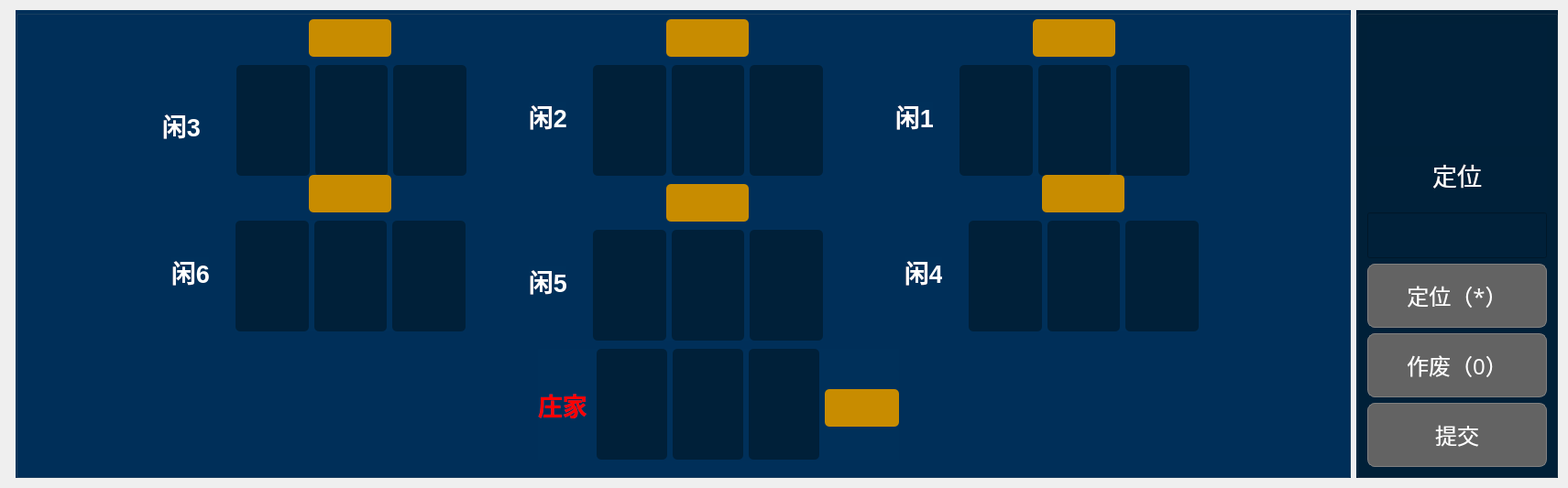
   <widget class="QWidget" name="layoutWidget">
    <property name="geometry">
     <rect>
      <x>20</x>
      <y>560</y>
      <width>1711</width>
      <height>513</height>
     </rect>
    </property>
    <layout class="QHBoxLayout" name="horizontalLayout_19">
     <item>
      <widget class="QLineEdit" name="lineEdit">
       <property name="maximumSize">
        <size>
         <width>0</width>
         <height>0</height>
        </size>
       </property>
       <property name="cursor">
        <cursorShape>BlankCursor</cursorShape>
       </property>
      </widget>
     </item>
     <item>
      <widget class="QGroupBox" name="groupBox_4">
       <property name="enabled">
        <bool>true</bool>
       </property>
       <property name="minimumSize">
        <size>
         <width>1340</width>
         <height>511</height>
        </size>
       </property>
       <property name="maximumSize">
        <size>
         <width>1481</width>
         <height>511</height>
        </size>
       </property>
       <property name="font">
        <font>
         <pointsize>22</pointsize>
        </font>
       </property>
       <property name="styleSheet">
        <string notr="true">background-color: rgb(0, 48, 90);</string>
       </property>
       <property name="title">
        <string/>
       </property>
       <widget class="QLabel" name="xian3_result">
        <property name="geometry">
         <rect>
          <x>320</x>
          <y>10</y>
          <width>90</width>
          <height>41</height>
         </rect>
        </property>
        <property name="minimumSize">
         <size>
          <width>81</width>
          <height>41</height>
         </size>
        </property>
        <property name="maximumSize">
         <size>
          <width>120</width>
          <height>60</height>
         </size>
        </property>
        <property name="font">
         <font>
          <pointsize>22</pointsize>
         </font>
        </property>
        <property name="styleSheet">
         <string notr="true">border-radius:5px;
background-color: rgb(200, 140, 0);</string>
        </property>
        <property name="text">
         <string/>
        </property>
        <property name="alignment">
         <set>Qt::AlignCenter</set>
        </property>
       </widget>
       <widget class="QLabel" name="xian2_result">
        <property name="geometry">
         <rect>
          <x>710</x>
          <y>10</y>
          <width>90</width>
          <height>41</height>
         </rect>
        </property>
        <property name="font">
         <font>
          <pointsize>22</pointsize>
         </font>
        </property>
        <property name="styleSheet">
         <string notr="true">border-radius:5px;
background-color: rgb(200, 140, 0);</string>
        </property>
        <property name="text">
         <string/>
        </property>
        <property name="alignment">
         <set>Qt::AlignCenter</set>
        </property>
       </widget>
       <widget class="QWidget" name="layoutWidget_2">
        <property name="geometry">
         <rect>
          <x>630</x>
          <y>60</y>
          <width>251</width>
          <height>121</height>
         </rect>
        </property>
        <layout class="QHBoxLayout" name="horizontalLayout_8">
         <item>
          <widget class="QLabel" name="two_three_pic">
           <property name="minimumSize">
            <size>
             <width>67</width>
             <height>99</height>
            </size>
           </property>
           <property name="styleSheet">
            <string notr="true">border-radius:5px;
background-color: rgb(0, 32, 57);</string>
           </property>
           <property name="text">
            <string/>
           </property>
          </widget>
         </item>
         <item>
          <widget class="QLabel" name="two_two_pic">
           <property name="minimumSize">
            <size>
             <width>67</width>
             <height>99</height>
            </size>
           </property>
           <property name="styleSheet">
            <string notr="true">border-radius:5px;
background-color: rgb(0, 32, 57);</string>
           </property>
           <property name="text">
            <string/>
           </property>
          </widget>
         </item>
         <item>
          <widget class="QLabel" name="two_one_pic">
           <property name="minimumSize">
            <size>
             <width>67</width>
             <height>99</height>
            </size>
           </property>
           <property name="styleSheet">
            <string notr="true">border-radius:5px;
background-color: rgb(0, 32, 57);</string>
           </property>
           <property name="text">
            <string/>
           </property>
          </widget>
         </item>
        </layout>
       </widget>
       <widget class="QLabel" name="xian1_result">
        <property name="geometry">
         <rect>
          <x>1110</x>
          <y>10</y>
          <width>90</width>
          <height>41</height>
         </rect>
        </property>
        <property name="font">
         <font>
          <pointsize>22</pointsize>
         </font>
        </property>
        <property name="styleSheet">
         <string notr="true">border-radius:5px;
background-color: rgb(200, 140, 0);</string>
        </property>
        <property name="text">
         <string/>
        </property>
        <property name="alignment">
         <set>Qt::AlignCenter</set>
        </property>
       </widget>
       <widget class="QWidget" name="layoutWidget_4">
        <property name="geometry">
         <rect>
          <x>1030</x>
          <y>60</y>
          <width>251</width>
          <height>121</height>
         </rect>
        </property>
        <layout class="QHBoxLayout" name="horizontalLayout_11">
         <item>
          <widget class="QLabel" name="one_three_pic">
           <property name="minimumSize">
            <size>
             <width>67</width>
             <height>99</height>
            </size>
           </property>
           <property name="styleSheet">
            <string notr="true">border-radius:5px;
background-color: rgb(0, 32, 57);</string>
           </property>
           <property name="text">
            <string/>
           </property>
          </widget>
         </item>
         <item>
          <widget class="QLabel" name="one_two_pic">
           <property name="minimumSize">
            <size>
             <width>67</width>
             <height>99</height>
            </size>
           </property>
           <property name="styleSheet">
            <string notr="true">border-radius:5px;
background-color: rgb(0, 32, 57);</string>
           </property>
           <property name="text">
            <string/>
           </property>
          </widget>
         </item>
         <item>
          <widget class="QLabel" name="one_one_pic">
           <property name="minimumSize">
            <size>
             <width>67</width>
             <height>99</height>
            </size>
           </property>
           <property name="styleSheet">
            <string notr="true">border-radius:5px;
background-color: rgb(0, 32, 57);</string>
           </property>
           <property name="text">
            <string/>
           </property>
          </widget>
         </item>
        </layout>
       </widget>
       <widget class="QLabel" name="label_xian3">
        <property name="geometry">
         <rect>
          <x>160</x>
          <y>110</y>
          <width>41</width>
          <height>31</height>
         </rect>
        </property>
        <property name="font">
         <font>
          <pointsize>20</pointsize>
          <weight>75</weight>
          <bold>true</bold>
         </font>
        </property>
        <property name="styleSheet">
         <string notr="true">color: rgb(255, 255, 255);</string>
        </property>
        <property name="text">
         <string>闲3</string>
        </property>
       </widget>
       <widget class="QLabel" name="label_xian2">
        <property name="geometry">
         <rect>
          <x>560</x>
          <y>100</y>
          <width>41</width>
          <height>31</height>
         </rect>
        </property>
        <property name="font">
         <font>
          <pointsize>20</pointsize>
          <weight>75</weight>
          <bold>true</bold>
         </font>
        </property>
        <property name="styleSheet">
         <string notr="true">color: rgb(255, 255, 255);</string>
        </property>
        <property name="text">
         <string>闲2</string>
        </property>
       </widget>
       <widget class="QLabel" name="label_xian1">
        <property name="geometry">
         <rect>
          <x>960</x>
          <y>100</y>
          <width>41</width>
          <height>31</height>
         </rect>
        </property>
        <property name="font">
         <font>
          <pointsize>20</pointsize>
          <weight>75</weight>
          <bold>true</bold>
         </font>
        </property>
        <property name="styleSheet">
         <string notr="true">color: rgb(255, 255, 255);</string>
        </property>
        <property name="text">
         <string>闲1</string>
        </property>
       </widget>
       <widget class="QWidget" name="layoutWidget">
        <property name="geometry">
         <rect>
          <x>570</x>
          <y>370</y>
          <width>394</width>
          <height>121</height>
         </rect>
        </property>
        <layout class="QHBoxLayout" name="horizontalLayout_18">
         <property name="spacing">
          <number>6</number>
         </property>
         <item>
          <widget class="QLabel" name="label_zhuang">
           <property name="font">
            <font>
             <pointsize>20</pointsize>
             <weight>75</weight>
             <bold>true</bold>
            </font>
           </property>
           <property name="styleSheet">
            <string notr="true">color: rgb(255, 0, 0);</string>
           </property>
           <property name="text">
            <string>庄家</string>
           </property>
          </widget>
         </item>
         <item>
          <widget class="QLabel" name="zhuang_three_pic">
           <property name="minimumSize">
            <size>
             <width>77</width>
             <height>119</height>
            </size>
           </property>
           <property name="styleSheet">
            <string notr="true">border-radius:5px;
background-color: rgb(0, 32, 57);</string>
           </property>
           <property name="text">
            <string/>
           </property>
          </widget>
         </item>
         <item>
          <widget class="QLabel" name="zhuang_two_pic">
           <property name="minimumSize">
            <size>
             <width>77</width>
             <height>119</height>
            </size>
           </property>
           <property name="styleSheet">
            <string notr="true">border-radius:5px;
background-color: rgb(0, 32, 57);</string>
           </property>
           <property name="text">
            <string/>
           </property>
          </widget>
         </item>
         <item>
          <widget class="QLabel" name="zhuang_one_pic">
           <property name="minimumSize">
            <size>
             <width>77</width>
             <height>119</height>
            </size>
           </property>
           <property name="styleSheet">
            <string notr="true">border-radius:5px;
background-color: rgb(0, 32, 57);</string>
           </property>
           <property name="text">
            <string/>
           </property>
          </widget>
         </item>
         <item>
          <widget class="QLabel" name="zhuang_result">
           <property name="minimumSize">
            <size>
             <width>81</width>
             <height>41</height>
            </size>
           </property>
           <property name="maximumSize">
            <size>
             <width>91</width>
             <height>32</height>
            </size>
           </property>
           <property name="font">
            <font>
             <pointsize>22</pointsize>
            </font>
           </property>
           <property name="styleSheet">
            <string notr="true">border-radius:5px;
background-color: rgb(200, 140, 0);</string>
           </property>
           <property name="text">
            <string/>
           </property>
           <property name="alignment">
            <set>Qt::AlignCenter</set>
           </property>
          </widget>
         </item>
        </layout>
       </widget>
       <widget class="QWidget" name="layoutWidget">
        <property name="geometry">
         <rect>
          <x>241</x>
          <y>60</y>
          <width>251</width>
          <height>121</height>
         </rect>
        </property>
        <layout class="QHBoxLayout" name="horizontalLayout_6">
         <item>
          <widget class="QLabel" name="three_three_pic">
           <property name="minimumSize">
            <size>
             <width>67</width>
             <height>99</height>
            </size>
           </property>
           <property name="styleSheet">
            <string notr="true">border-radius:5px;
background-color: rgb(0, 32, 57);</string>
           </property>
           <property name="text">
            <string/>
           </property>
          </widget>
         </item>
         <item>
          <widget class="QLabel" name="three_two_pic">
           <property name="minimumSize">
            <size>
             <width>67</width>
             <height>99</height>
            </size>
           </property>
           <property name="styleSheet">
            <string notr="true">border-radius:5px;
background-color: rgb(0, 32, 57);</string>
           </property>
           <property name="text">
            <string/>
           </property>
          </widget>
         </item>
         <item>
          <widget class="QLabel" name="three_one_pic">
           <property name="minimumSize">
            <size>
             <width>67</width>
             <height>99</height>
            </size>
           </property>
           <property name="styleSheet">
            <string notr="true">border-radius:5px;
background-color: rgb(0, 32, 57);</string>
           </property>
           <property name="text">
            <string/>
           </property>
          </widget>
         </item>
        </layout>
       </widget>
       <widget class="QLabel" name="xian1_result_2">
        <property name="geometry">
         <rect>
          <x>1120</x>
          <y>180</y>
          <width>90</width>
          <height>41</height>
         </rect>
        </property>
        <property name="font">
         <font>
          <pointsize>22</pointsize>
         </font>
        </property>
        <property name="styleSheet">
         <string notr="true">border-radius:5px;
background-color: rgb(200, 140, 0);</string>
        </property>
        <property name="text">
         <string/>
        </property>
        <property name="alignment">
         <set>Qt::AlignCenter</set>
        </property>
       </widget>
       <widget class="QWidget" name="layoutWidget_7">
        <property name="geometry">
         <rect>
          <x>1040</x>
          <y>230</y>
          <width>251</width>
          <height>121</height>
         </rect>
        </property>
        <layout class="QHBoxLayout" name="horizontalLayout_22">
         <item>
          <widget class="QLabel" name="one_three_pic_3">
           <property name="minimumSize">
            <size>
             <width>67</width>
             <height>99</height>
            </size>
           </property>
           <property name="styleSheet">
            <string notr="true">border-radius:5px;
background-color: rgb(0, 32, 57);</string>
           </property>
           <property name="text">
            <string/>
           </property>
          </widget>
         </item>
         <item>
          <widget class="QLabel" name="one_two_pic_3">
           <property name="minimumSize">
            <size>
             <width>67</width>
             <height>99</height>
            </size>
           </property>
           <property name="styleSheet">
            <string notr="true">border-radius:5px;
background-color: rgb(0, 32, 57);</string>
           </property>
           <property name="text">
            <string/>
           </property>
          </widget>
         </item>
         <item>
          <widget class="QLabel" name="one_one_pic_3">
           <property name="minimumSize">
            <size>
             <width>67</width>
             <height>99</height>
            </size>
           </property>
           <property name="styleSheet">
            <string notr="true">border-radius:5px;
background-color: rgb(0, 32, 57);</string>
           </property>
           <property name="text">
            <string/>
           </property>
          </widget>
         </item>
        </layout>
       </widget>
       <widget class="QLabel" name="label_xian1_2">
        <property name="geometry">
         <rect>
          <x>970</x>
          <y>270</y>
          <width>41</width>
          <height>31</height>
         </rect>
        </property>
        <property name="font">
         <font>
          <pointsize>20</pointsize>
          <weight>75</weight>
          <bold>true</bold>
         </font>
        </property>
        <property name="styleSheet">
         <string notr="true">color: rgb(255, 255, 255);</string>
        </property>
        <property name="text">
         <string>闲4</string>
        </property>
       </widget>
       <widget class="QLabel" name="label_xian1_3">
        <property name="geometry">
         <rect>
          <x>560</x>
          <y>280</y>
          <width>41</width>
          <height>31</height>
         </rect>
        </property>
        <property name="font">
         <font>
          <pointsize>20</pointsize>
          <weight>75</weight>
          <bold>true</bold>
         </font>
        </property>
        <property name="styleSheet">
         <string notr="true">color: rgb(255, 255, 255);</string>
        </property>
        <property name="text">
         <string>闲5</string>
        </property>
       </widget>
       <widget class="QWidget" name="layoutWidget_8">
        <property name="geometry">
         <rect>
          <x>630</x>
          <y>240</y>
          <width>251</width>
          <height>121</height>
         </rect>
        </property>
        <layout class="QHBoxLayout" name="horizontalLayout_23">
         <item>
          <widget class="QLabel" name="one_three_pic_4">
           <property name="minimumSize">
            <size>
             <width>67</width>
             <height>99</height>
            </size>
           </property>
           <property name="styleSheet">
            <string notr="true">border-radius:5px;
background-color: rgb(0, 32, 57);</string>
           </property>
           <property name="text">
            <string/>
           </property>
          </widget>
         </item>
         <item>
          <widget class="QLabel" name="one_two_pic_4">
           <property name="minimumSize">
            <size>
             <width>67</width>
             <height>99</height>
            </size>
           </property>
           <property name="styleSheet">
            <string notr="true">border-radius:5px;
background-color: rgb(0, 32, 57);</string>
           </property>
           <property name="text">
            <string/>
           </property>
          </widget>
         </item>
         <item>
          <widget class="QLabel" name="one_one_pic_4">
           <property name="minimumSize">
            <size>
             <width>67</width>
             <height>99</height>
            </size>
           </property>
           <property name="styleSheet">
            <string notr="true">border-radius:5px;
background-color: rgb(0, 32, 57);</string>
           </property>
           <property name="text">
            <string/>
           </property>
          </widget>
         </item>
        </layout>
       </widget>
       <widget class="QLabel" name="xian1_result_3">
        <property name="geometry">
         <rect>
          <x>710</x>
          <y>190</y>
          <width>90</width>
          <height>41</height>
         </rect>
        </property>
        <property name="font">
         <font>
          <pointsize>22</pointsize>
         </font>
        </property>
        <property name="styleSheet">
         <string notr="true">border-radius:5px;
background-color: rgb(200, 140, 0);</string>
        </property>
        <property name="text">
         <string/>
        </property>
        <property name="alignment">
         <set>Qt::AlignCenter</set>
        </property>
       </widget>
       <widget class="QLabel" name="label_xian1_4">
        <property name="geometry">
         <rect>
          <x>170</x>
          <y>270</y>
          <width>41</width>
          <height>31</height>
         </rect>
        </property>
        <property name="font">
         <font>
          <pointsize>20</pointsize>
          <weight>75</weight>
          <bold>true</bold>
         </font>
        </property>
        <property name="styleSheet">
         <string notr="true">color: rgb(255, 255, 255);</string>
        </property>
        <property name="text">
         <string>闲6</string>
        </property>
       </widget>
       <widget class="QWidget" name="layoutWidget_9">
        <property name="geometry">
         <rect>
          <x>240</x>
          <y>230</y>
          <width>251</width>
          <height>121</height>
         </rect>
        </property>
        <layout class="QHBoxLayout" name="horizontalLayout_24">
         <item>
          <widget class="QLabel" name="one_three_pic_5">
           <property name="minimumSize">
            <size>
             <width>67</width>
             <height>99</height>
            </size>
           </property>
           <property name="styleSheet">
            <string notr="true">border-radius:5px;
background-color: rgb(0, 32, 57);</string>
           </property>
           <property name="text">
            <string/>
           </property>
          </widget>
         </item>
         <item>
          <widget class="QLabel" name="one_two_pic_5">
           <property name="minimumSize">
            <size>
             <width>67</width>
             <height>99</height>
            </size>
           </property>
           <property name="styleSheet">
            <string notr="true">border-radius:5px;
background-color: rgb(0, 32, 57);</string>
           </property>
           <property name="text">
            <string/>
           </property>
          </widget>
         </item>
         <item>
          <widget class="QLabel" name="one_one_pic_5">
           <property name="minimumSize">
            <size>
             <width>67</width>
             <height>99</height>
            </size>
           </property>
           <property name="styleSheet">
            <string notr="true">border-radius:5px;
background-color: rgb(0, 32, 57);</string>
           </property>
           <property name="text">
            <string/>
           </property>
          </widget>
         </item>
        </layout>
       </widget>
       <widget class="QLabel" name="xian1_result_4">
        <property name="geometry">
         <rect>
          <x>320</x>
          <y>180</y>
          <width>90</width>
          <height>41</height>
         </rect>
        </property>
        <property name="font">
         <font>
          <pointsize>22</pointsize>
         </font>
        </property>
        <property name="styleSheet">
         <string notr="true">border-radius:5px;
background-color: rgb(200, 140, 0);</string>
        </property>
        <property name="text">
         <string/>
        </property>
        <property name="alignment">
         <set>Qt::AlignCenter</set>
        </property>
       </widget>
      </widget>
     </item>
     <item>
      <widget class="QGroupBox" name="groupBox_5">
       <property name="minimumSize">
        <size>
         <width>180</width>
         <height>511</height>
        </size>
       </property>
       <property name="maximumSize">
        <size>
         <width>220</width>
         <height>511</height>
        </size>
       </property>
       <property name="styleSheet">
        <string notr="true">background-color: rgb(0, 32, 57);</string>
       </property>
       <property name="title">
        <string/>
       </property>
       <layout class="QVBoxLayout" name="verticalLayout_4">
        <item>
         <widget class="QLabel" name="label_locate">
          <property name="maximumSize">
           <size>
            <width>200</width>
            <height>200</height>
           </size>
          </property>
          <property name="font">
           <font>
            <pointsize>32</pointsize>
            <weight>75</weight>
            <bold>true</bold>
           </font>
          </property>
          <property name="styleSheet">
           <string notr="true">color: rgb(255, 255, 255);</string>
          </property>
          <property name="text">
           <string>&lt;html&gt;&lt;head/&gt;&lt;body&gt;&lt;p&gt;&lt;br/&gt;&lt;/p&gt;&lt;/body&gt;&lt;/html&gt;</string>
          </property>
          <property name="alignment">
           <set>Qt::AlignCenter</set>
          </property>
         </widget>
        </item>
        <item>
         <widget class="QLabel" name="label">
          <property name="minimumSize">
           <size>
            <width>0</width>
            <height>60</height>
           </size>
          </property>
          <property name="maximumSize">
           <size>
            <width>16777215</width>
            <height>50</height>
           </size>
          </property>
          <property name="font">
           <font>
            <pointsize>20</pointsize>
           </font>
          </property>
          <property name="layoutDirection">
           <enum>Qt::LeftToRight</enum>
          </property>
          <property name="styleSheet">
           <string notr="true">color: rgb(255, 255, 255);</string>
          </property>
          <property name="text">
           <string>定位</string>
          </property>
          <property name="alignment">
           <set>Qt::AlignHCenter|Qt::AlignTop</set>
          </property>
          <property name="textInteractionFlags">
           <set>Qt::LinksAccessibleByMouse</set>
          </property>
         </widget>
        </item>
        <item>
         <widget class="QLineEdit" name="lineEdit_2">
          <property name="enabled">
           <bool>true</bool>
          </property>
          <property name="minimumSize">
           <size>
            <width>0</width>
            <height>50</height>
           </size>
          </property>
          <property name="font">
           <font>
            <pointsize>20</pointsize>
           </font>
          </property>
          <property name="styleSheet">
           <string notr="true">color: rgb(255, 255, 255);</string>
          </property>
          <property name="text">
           <string/>
          </property>
          <property name="alignment">
           <set>Qt::AlignCenter</set>
          </property>
         </widget>
        </item>
        <item>
         <widget class="QPushButton" name="button_locate">
          <property name="enabled">
           <bool>false</bool>
          </property>
          <property name="minimumSize">
           <size>
            <width>120</width>
            <height>50</height>
           </size>
          </property>
          <property name="maximumSize">
           <size>
            <width>200</width>
            <height>70</height>
           </size>
          </property>
          <property name="font">
           <font>
            <family>方正粗黑宋简体</family>
            <pointsize>18</pointsize>
           </font>
          </property>
          <property name="styleSheet">
           <string notr="true">QPushButton{color: rgb(255, 255, 255);background:rgb(180, 45, 55);border:1px solid grey; border-radius: 8px;}
QPushButton:hover{border-color:rgb(139,170,105)}
QPushButton:pressed{border-color:gray;background-color: rgb(114, 58, 62);}
QPushButton:disabled{border-color:gray;background-color: rgb(99, 99, 99);
}</string>
          </property>
          <property name="text">
           <string>定位（*）</string>
          </property>
         </widget>
        </item>
        <item>
         <widget class="QPushButton" name="button_useless">
          <property name="enabled">
           <bool>false</bool>
          </property>
          <property name="minimumSize">
           <size>
            <width>120</width>
            <height>50</height>
           </size>
          </property>
          <property name="maximumSize">
           <size>
            <width>200</width>
            <height>70</height>
           </size>
          </property>
          <property name="font">
           <font>
            <family>方正粗黑宋简体</family>
            <pointsize>18</pointsize>
            <weight>50</weight>
            <bold>false</bold>
           </font>
          </property>
          <property name="styleSheet">
           <string notr="true">QPushButton{color: rgb(255, 255, 255);background:rgb(180, 45, 55);border:1px solid grey; border-radius: 8px;}
QPushButton:hover{border-color:rgb(139,170,105)}
QPushButton:pressed{border-color:gray;background-color: rgb(114, 58, 62);}
QPushButton:disabled{border-color:gray;background-color: rgb(99, 99, 99);
}</string>
          </property>
          <property name="text">
           <string>作废（0）</string>
          </property>
         </widget>
        </item>
        <item>
         <widget class="QPushButton" name="button_summit">
          <property name="enabled">
           <bool>false</bool>
          </property>
          <property name="minimumSize">
           <size>
            <width>120</width>
            <height>40</height>
           </size>
          </property>
          <property name="maximumSize">
           <size>
            <width>200</width>
            <height>70</height>
           </size>
          </property>
          <property name="font">
           <font>
            <family>方正粗黑宋简体</family>
            <pointsize>18</pointsize>
           </font>
          </property>
          <property name="styleSheet">
           <string notr="true">QPushButton{color: rgb(255, 255, 255);background:rgb(50, 73, 138);border:1px solid grey; border-radius: 8px;}
QPushButton:hover{border-color:rgb(139,170,105)}
QPushButton:pressed{border-color:gray;background-color:rgb(54, 65, 97);}
QPushButton:disabled{border-color:gray;background-color: rgb(99, 99, 99);
}</string>
          </property>
          <property name="text">
           <string>提交</string>
          </property>
         </widget>
        </item>
       </layout>
      </widget>
     </item>
    </layout>
   </widget>
